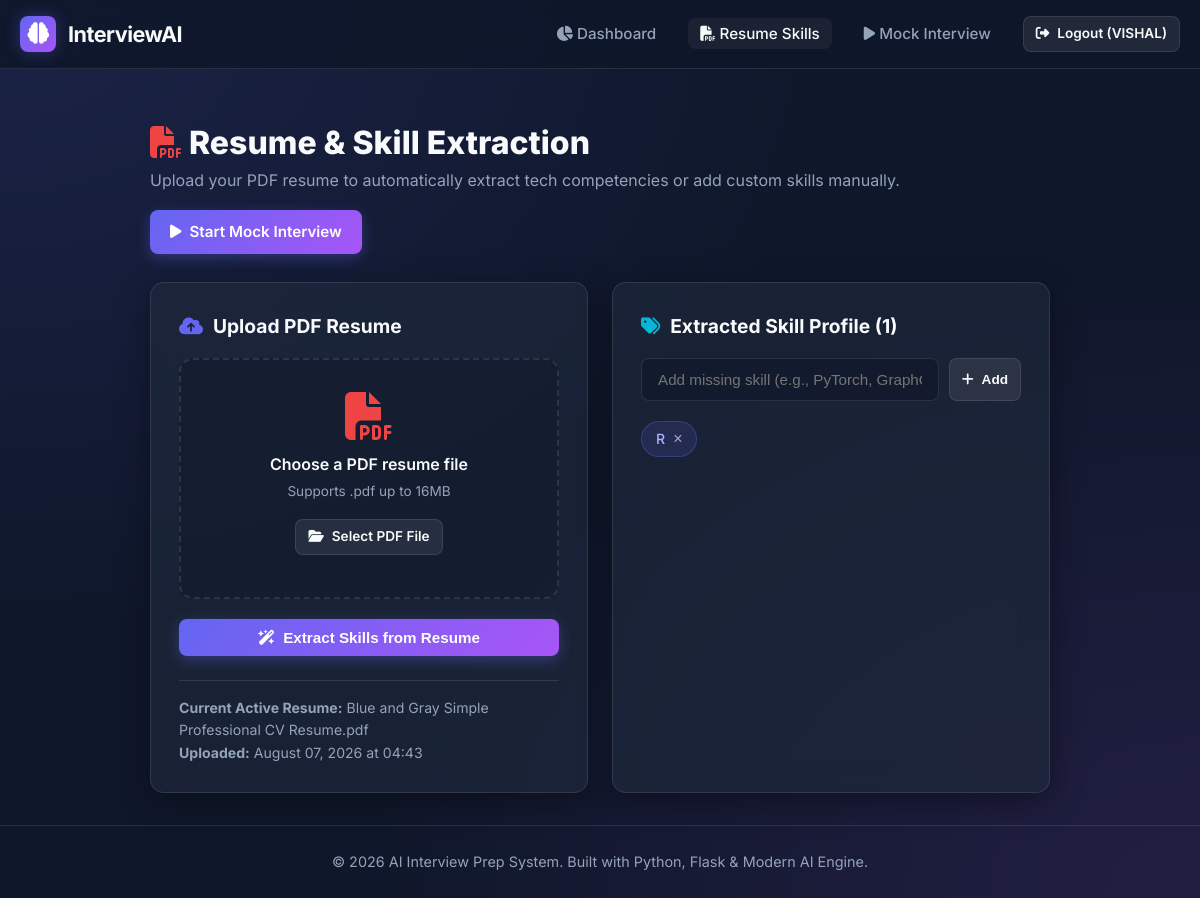
The app's page /resume (signed in) with its own data.
### models.py (models this page shows, shortened)
class User(UserMixin, db.Model):
    __tablename__ = 'users'
    id = db.Column(db.Integer, primary_key=True)
    username = db.Column(db.String(64), unique=True, nullable=False, index=True)
    email = db.Column(db.String(120), unique=True, nullable=False, index=True)
    password_hash = db.Column(db.String(256), nullable=False)
    created_at = db.Column(db.DateTime, default=datetime.utcnow)
    resumes = db.relationship('Resume', backref='user', lazy='dynamic', cascade='all, delete-orphan')
    sessions = db.relationship('InterviewSession', backref='user', lazy='dynamic', cascade='all, delete-orphan')
    def get_latest_resume(self):
        return self.resumes.order_by(Resume.uploaded_at.desc()).first()

class Resume(db.Model):
    __tablename__ = 'resumes'
    id = db.Column(db.Integer, primary_key=True)
    user_id = db.Column(db.Integer, db.ForeignKey('users.id'), nullable=False)
    filename = db.Column(db.String(255), nullable=False)
    filepath = db.Column(db.String(512), nullable=False)
    extracted_text = db.Column(db.Text, nullable=True)
    _skills = db.Column('skills', db.Text, nullable=True)  # Stored as JSON string
    uploaded_at = db.Column(db.DateTime, default=datetime.utcnow)
    @property
    def skills(self):
        if not self._skills:
            return []
        try:
            return json.loads(self._skills)
        except Exception:
            return []
    @skills.setter
    def skills(self, skill_list):
        if isinstance(skill_list, list):
            self._skills = json.dumps(skill_list)
        else:
            self._skills = json.dumps([])

### app.py (the view)
@app.route('/resume', methods=['GET'])
@login_required
def resume_page():
    resume = current_user.get_latest_resume()
    skills = resume.skills if resume else []
    return render_template('resume.html', resume=resume, skills=skills)

### app.py (called while the page is built)
@login_manager.user_loader
def load_user(user_id):
    return db.session.get(User, int(user_id))

### templates/resume.html (shortened to what this page needs)
{% extends "base.html" %}
{% block content %}
<div style="max-width: 900px; margin: 0 auto;">
    <div style="display: flex; justify-content: space-between; align-items: center; margin-bottom: 28px; flex-wrap: wrap; gap: 16px;">
        <div>
            <h1 style="font-size: 2rem; font-weight: 800;"><i class="fa-solid fa-file-pdf" style="color: var(--accent-red);"></i> Resume & Skill Extraction</h1>
            <p style="color: var(--text-muted);">Upload your PDF resume to automatically extract tech competencies or add custom skills manually.</p>
        </div>
        <a href="{{ url_for('interview_setup') }}" class="btn btn-primary"><i class="fa-solid fa-play"></i> Start Mock Interview</a>
    </div>
    <div style="display: grid; grid-template-columns: 1fr 1fr; gap: 24px;">
        <div class="glass-panel" style="padding: 28px;">
            <h3 style="font-size: 1.2rem; margin-bottom: 16px; display: flex; align-items: center; gap: 10px;">
                <i class="fa-solid fa-cloud-arrow-up" style="color: var(--primary);"></i> Upload PDF Resume
            </h3>
            <form action="{{ url_for('upload_resume') }}" method="POST" enctype="multipart/form-data">
                <div style="border: 2px dashed var(--border-color); border-radius: var(--radius-md); padding: 32px 20px; text-align: center; background: rgba(15, 23, 42, 0.4); margin-bottom: 20px; transition: var(--transition);" id="dropzone">
                    <i class="fa-solid fa-file-pdf" style="font-size: 3rem; color: var(--accent-red); margin-bottom: 12px;"></i>
                    <p style="font-weight: 600; margin-bottom: 4px;">Choose a PDF resume file</p>
                    <p style="font-size: 0.85rem; color: var(--text-muted); margin-bottom: 16px;">Supports .pdf up to 16MB</p>
                    <label for="resume_file" class="btn btn-secondary btn-sm" style="cursor: pointer;">
                        <i class="fa-solid fa-folder-open"></i> Select PDF File
                    </label>
                </div>
                <button type="submit" class="btn btn-primary" style="width: 100%;">
                    <i class="fa-solid fa-wand-magic-sparkles"></i> Extract Skills from Resume
                </button>
            </form>
            {% if resume %}
                <div style="margin-top: 24px; padding-top: 16px; border-top: 1px solid var(--border-color); font-size: 0.88rem; color: var(--text-muted);">
                    <p><strong>Current Active Resume:</strong> {{ resume.filename }}</p>
                    <p><strong>Uploaded:</strong> {{ resume.uploaded_at.strftime("%B %d, %Y at %H:%M") }}</p>
                </div>
            {% endif %}
        </div>
        <div class="glass-panel" style="padding: 28px;">
            <h3 style="font-size: 1.2rem; margin-bottom: 16px; display: flex; align-items: center; gap: 10px;">
                <i class="fa-solid fa-tags" style="color: var(--accent-cyan);"></i> Extracted Skill Profile ({{ skills|length }})
            </h3>
            <form action="{{ url_for('add_skill') }}" method="POST" style="display: flex; gap: 10px; margin-bottom: 20px;">
                <input type="text" name="skill" class="form-control" placeholder="Add missing skill (e.g., PyTorch, GraphQL)..." required style="flex: 1;">
                <button type="submit" class="btn btn-secondary btn-sm"><i class="fa-solid fa-plus"></i> Add</button>
            </form>
            {% if skills %}
                <div class="skills-wrapper" style="max-height: 320px; overflow-y: auto; padding-right: 6px;">
                    {% for skill in skills %}
                        <div class="skill-tag">
                            <span>{{ skill }}</span>
                            <form action="{{ url_for('remove_skill') }}" method="POST" style="display: inline;">
                                <button type="submit" class="remove-skill-btn" title="Remove skill">&times;</button>
                            </form>
                        </div>
                    {% endfor %}
                </div>
            {% endif %}
        </div>
    </div>
</div>
{% endblock %}

### templates/base.html (shortened to what this page needs)
<!DOCTYPE html>
<html lang="en">
<head>
    <link rel="stylesheet" href="https://cdnjs.cloudflare.com/ajax/libs/font-awesome/6.5.1/css/all.min.css">
    <link rel="stylesheet" href="{{ url_for('static', filename='css/style.css') }}">
</head>
<body>
    <nav class="navbar">
        <div class="container nav-container">
            <a href="{{ url_for('index') }}" class="brand-logo">
                <div class="logo-icon">
                    <i class="fa-solid fa-brain"></i>
                </div>
                <span>InterviewAI</span>
            </a>
            <ul class="nav-links">
                {% if current_user.is_authenticated %}
                    <li><a href="{{ url_for('dashboard') }}" class="nav-link {% if request.endpoint == 'dashboard' %}active{% endif %}"><i class="fa-solid fa-chart-pie"></i> Dashboard</a></li>
                    <li><a href="{{ url_for('resume_page') }}" class="nav-link {% if request.endpoint == 'resume_page' %}active{% endif %}"><i class="fa-solid fa-file-pdf"></i> Resume Skills</a></li>
                    <li><a href="{{ url_for('interview_setup') }}" class="nav-link {% if 'interview' in request.endpoint %}active{% endif %}"><i class="fa-solid fa-play"></i> Mock Interview</a></li>
                    <li><a href="{{ url_for('logout') }}" class="btn btn-secondary btn-sm"><i class="fa-solid fa-right-from-bracket"></i> Logout ({{ current_user.username }})</a></li>
                {% else %}
                    <li><a href="{{ url_for('login') }}" class="nav-link {% if request.endpoint == 'login' %}active{% endif %}">Login</a></li>
                    <li><a href="{{ url_for('register') }}" class="btn btn-primary btn-sm">Get Started Free</a></li>
                {% endif %}
            </ul>
        </div>
    </nav>
    <div class="main-wrapper">
        <div class="container">
            {% block content %}{% endblock %}
        </div>
    </div>
    <footer class="footer">
        <div class="container">
            <p>&copy; 2026 AI Interview Prep System. Built with Python, Flask & Modern AI Engine.</p>
        </div>
    </footer>
</body>
</html>

### static/css/style.css (style rules this page uses)
:root { --bg-dark: #0f172a; --bg-card: rgba(30, 41, 59, 0.7); --bg-card-hover: rgba(51, 65, 85, 0.8); --border-color: rgba(255, 255, 255, 0.1); --text-main: #f8fafc; --text-muted: #94a3b8; --primary: #6366f1; --primary-hover: #4f46e5; --primary-glow: rgba(99, 102, 241, 0.35); --accent-cyan: #06b6d4; --accent-purple: #a855f7; --accent-green: #10b981; --accent-amber: #f59e0b; --accent-red: #ef4444; --radius-sm: 8px; --radius-md: 14px; --radius-lg: 20px; --transition: all 0.25s cubic-bezier(0.4, 0, 0.2, 1); --font-family: 'Inter', system-ui, -apple-system, BlinkMacSystemFont, 'Segoe UI', Roboto, sans-serif; }
* { margin: 0; padding: 0; box-sizing: border-box; }
body { background-color: var(--bg-dark); background-image: radial-gradient(at 0% 0%, rgba(99, 102, 241, 0.15) 0px, transparent 50%), radial-gradient(at 100% 100%, rgba(168, 85, 247, 0.12) 0px, transparent 50%); background-attachment: fixed; color: var(--text-main); font-family: var(--font-family); min-height: 100vh; display: flex; flex-direction: column; line-height: 1.6; }
.glass-panel { background: var(--bg-card); backdrop-filter: blur(16px); -webkit-backdrop-filter: blur(16px); border: 1px solid var(--border-color); border-radius: var(--radius-md); box-shadow: 0 8px 32px 0 rgba(0, 0, 0, 0.37); }
.container { max-width: 1200px; margin: 0 auto; padding: 0 20px; width: 100%; }
.navbar { background: rgba(15, 23, 42, 0.85); backdrop-filter: blur(12px); border-bottom: 1px solid var(--border-color); position: sticky; top: 0; z-index: 1000; padding: 16px 0; }
.nav-container { display: flex; justify-content: space-between; align-items: center; }
.brand-logo { display: flex; align-items: center; gap: 12px; text-decoration: none; font-size: 1.35rem; font-weight: 700; color: var(--text-main); letter-spacing: -0.5px; }
.logo-icon { width: 36px; height: 36px; background: linear-gradient(135deg, var(--primary), var(--accent-purple)); border-radius: var(--radius-sm); display: flex; align-items: center; justify-content: center; color: white; box-shadow: 0 0 16px var(--primary-glow); }
.nav-links { display: flex; gap: 20px; align-items: center; list-style: none; }
.nav-link { color: var(--text-muted); text-decoration: none; font-weight: 500; font-size: 0.95rem; transition: var(--transition); padding: 6px 12px; border-radius: var(--radius-sm); }
.nav-link:hover, .nav-link.active { color: var(--text-main); background: rgba(255, 255, 255, 0.05); }
.btn { display: inline-flex; align-items: center; justify-content: center; gap: 8px; padding: 10px 20px; border-radius: var(--radius-sm); font-weight: 600; font-size: 0.95rem; cursor: pointer; border: none; transition: var(--transition); text-decoration: none; }
.btn-primary { background: linear-gradient(135deg, var(--primary), var(--accent-purple)); color: white; box-shadow: 0 4px 14px var(--primary-glow); }
.btn-secondary { background: rgba(255, 255, 255, 0.08); color: var(--text-main); border: 1px solid var(--border-color); }
.btn-sm { padding: 6px 12px; font-size: 0.85rem; }
.main-wrapper { flex: 1; padding: 32px 0; }
.form-control { width: 100%; padding: 12px 16px; background: rgba(15, 23, 42, 0.6); border: 1px solid var(--border-color); border-radius: var(--radius-sm); color: var(--text-main); font-size: 0.95rem; outline: none; transition: var(--transition); }
.skills-wrapper { display: flex; flex-wrap: wrap; gap: 10px; margin-top: 12px; }
.skill-tag { background: rgba(99, 102, 241, 0.15); border: 1px solid rgba(99, 102, 241, 0.3); color: #a5b4fc; padding: 6px 14px; border-radius: 20px; font-size: 0.88rem; font-weight: 500; display: inline-flex; align-items: center; gap: 8px; transition: var(--transition); }
.remove-skill-btn { background: none; border: none; color: rgba(255, 255, 255, 0.6); cursor: pointer; font-size: 1rem; line-height: 1; }
.footer { border-top: 1px solid var(--border-color); padding: 24px 0; color: var(--text-muted); font-size: 0.9rem; text-align: center; margin-top: auto; }

### records on screen
User: username "VISHAL"
Resume: filename "Blue and Gray Simple Professional CV Resume.pdf", uploaded_at "August 07, 2026 at 04:43"

### other values on screen
{{ skills|length }} "1"
{{ skill }} "R"
